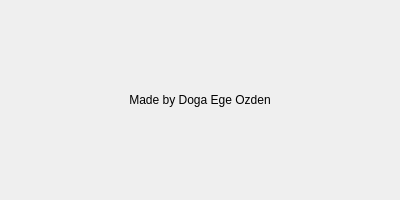
<?xml version="1.0" encoding="UTF-8"?>
<ui version="4.0">
 <class>CreditsDialog</class>
 <widget class="QDialog" name="CreditsDialog">
  <property name="geometry">
   <rect>
    <x>0</x>
    <y>0</y>
    <width>400</width>
    <height>200</height>
   </rect>
  </property>
  <property name="windowTitle">
   <string>Credits</string>
  </property>
  <widget class="QLabel" name="label">
   <property name="geometry">
    <rect>
     <x>100</x>
     <y>85</y>
     <width>200</width>
     <height>30</height>
    </rect>
   </property>
   <property name="text">
    <string>Made by Doga Ege Ozden</string>
   </property>
   <property name="alignment">
    <set>Qt::AlignCenter</set>
   </property>
   <property name="wordWrap">
    <bool>true</bool>
   </property>
  </widget>
 </widget>
 <resources/>
 <connections/>
</ui>
